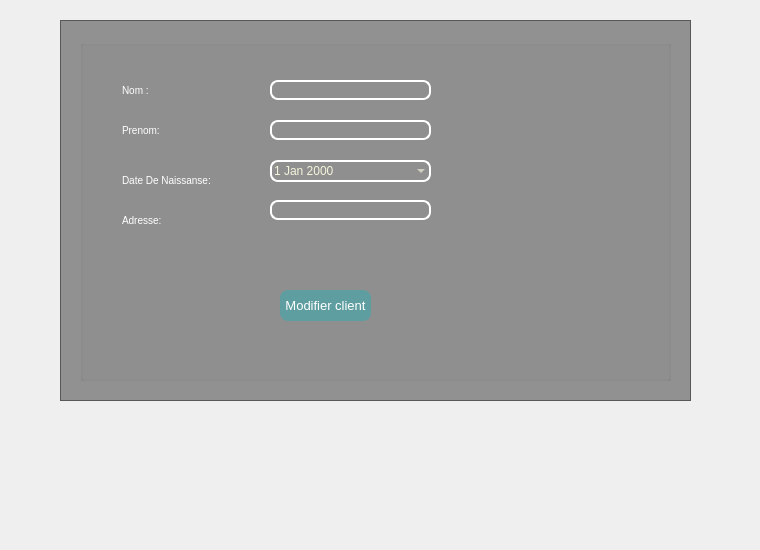
     <widget class="QWidget" name="tab_2">
      <attribute name="title">
       <string>Modifier</string>
      </attribute>
      <widget class="QLabel" name="label_6">
       <property name="geometry">
        <rect>
         <x>0</x>
         <y>10</y>
         <width>751</width>
         <height>531</height>
        </rect>
       </property>
       <property name="text">
        <string/>
       </property>
       <property name="pixmap">
        <pixmap>../build-client-Desktop_Qt_5_9_9_MinGW_32bit-Debug/djjjj.jpg</pixmap>
       </property>
      </widget>
      <widget class="QFrame" name="frame_17">
       <property name="geometry">
        <rect>
         <x>60</x>
         <y>20</y>
         <width>631</width>
         <height>381</height>
        </rect>
       </property>
       <property name="styleSheet">
        <string notr="true">QFrame
{background : black;
background:rgba(0,0,0,100);}</string>
       </property>
       <property name="frameShape">
        <enum>QFrame::StyledPanel</enum>
       </property>
       <property name="frameShadow">
        <enum>QFrame::Raised</enum>
       </property>
       <widget class="QGroupBox" name="groupBox_14">
        <property name="geometry">
         <rect>
          <x>20</x>
          <y>20</y>
          <width>591</width>
          <height>341</height>
         </rect>
        </property>
        <property name="styleSheet">
         <string notr="true">QGroupBox{color:white;}</string>
        </property>
        <property name="title">
         <string/>
        </property>
        <widget class="QLineEdit" name="lineEdit_nom_4">
         <property name="geometry">
          <rect>
           <x>190</x>
           <y>40</y>
           <width>161</width>
           <height>20</height>
          </rect>
         </property>
         <property name="styleSheet">
          <string notr="true">QLineEdit
 { background-color: transparent;
  color: #F5F5DC
;
  border: 1.5px solid white; 
border-radius: 8px;
}</string>
         </property>
        </widget>
        <widget class="QLineEdit" name="lineEdit_107">
         <property name="geometry">
          <rect>
           <x>40</x>
           <y>130</y>
           <width>151</width>
           <height>20</height>
          </rect>
         </property>
         <property name="styleSheet">
          <string notr="true">QLineEdit {background:transparent;
border:none;
color:white;
font-size: 10px;}</string>
         </property>
         <property name="text">
          <string>Date De Naissanse:</string>
         </property>
        </widget>
        <widget class="QLineEdit" name="lineEdit_108">
         <property name="geometry">
          <rect>
           <x>40</x>
           <y>80</y>
           <width>171</width>
           <height>20</height>
          </rect>
         </property>
         <property name="styleSheet">
          <string notr="true">QLineEdit {background:transparent;
border:none;
color:white;
font-size: 10px;}</string>
         </property>
         <property name="text">
          <string>Prenom:</string>
         </property>
        </widget>
        <widget class="QLineEdit" name="lineEdit_adresse_4">
         <property name="geometry">
          <rect>
           <x>190</x>
           <y>160</y>
           <width>161</width>
           <height>20</height>
          </rect>
         </property>
         <property name="styleSheet">
          <string notr="true">QLineEdit
 { background-color: transparent;
  color: #F5F5DC
;
  border: 1.5px solid white; 
border-radius: 8px;
}</string>
         </property>
        </widget>
        <widget class="QLineEdit" name="lineEdit_109">
         <property name="geometry">
          <rect>
           <x>40</x>
           <y>40</y>
           <width>111</width>
           <height>21</height>
          </rect>
         </property>
         <property name="styleSheet">
          <string notr="true">QLineEdit {background:transparent;
border:none;
color:white;
font-size: 10px;}</string>
         </property>
         <property name="text">
          <string>Nom :</string>
         </property>
        </widget>
        <widget class="QLineEdit" name="lineEdit_110">
         <property name="geometry">
          <rect>
           <x>40</x>
           <y>170</y>
           <width>113</width>
           <height>20</height>
          </rect>
         </property>
         <property name="styleSheet">
          <string notr="true">QLineEdit {background:transparent;
border:none;
color:white;
font-size: 10px;}</string>
         </property>
         <property name="text">
          <string>Adresse:</string>
         </property>
        </widget>
        <widget class="QLineEdit" name="lineEdit_prenom_4">
         <property name="geometry">
          <rect>
           <x>190</x>
           <y>80</y>
           <width>161</width>
           <height>20</height>
          </rect>
         </property>
         <property name="styleSheet">
          <string notr="true">QLineEdit
 { background-color: transparent;
  color: #F5F5DC
;
  border: 1.5px solid white; 
border-radius: 8px;
}</string>
         </property>
        </widget>
        <widget class="QPushButton" name="pushButton_25">
         <property name="geometry">
          <rect>
           <x>200</x>
           <y>250</y>
           <width>91</width>
           <height>31</height>
          </rect>
         </property>
         <property name="styleSheet">
          <string notr="true">QPushButton{border-radius: 8px;
background :#5F9EA0
;
color: white;
font-size:13px;
}</string>
         </property>
         <property name="text">
          <string>Modifier client</string>
         </property>
        </widget>
        <widget class="QDateEdit" name="dateEdit_4">
         <property name="geometry">
          <rect>
           <x>190</x>
           <y>120</y>
           <width>161</width>
           <height>22</height>
          </rect>
         </property>
         <property name="styleSheet">
          <string notr="true">QDateEdit
 { background-color: transparent;
  color: #F5F5DC
;
  border: 1.5px solid white;
border-radius: 8px;
}

/* header row */
QCalendarWidget QWidget { alternate-background-color: rgb(128, 128, 128); }

/* normal days */
QCalendarWidget QAbstractItemView:enabled
{
font-size:11px;
color: rgb(180, 180, 180);
background-color: black;
selection-background-color: rgb(64, 64, 64);
selection-color: rgb(0, 255, 0);
}
</string>
         </property>
         <property name="calendarPopup">
          <bool>true</bool>
         </property>
        </widget>
       </widget>
      </widget>
     </widget>
